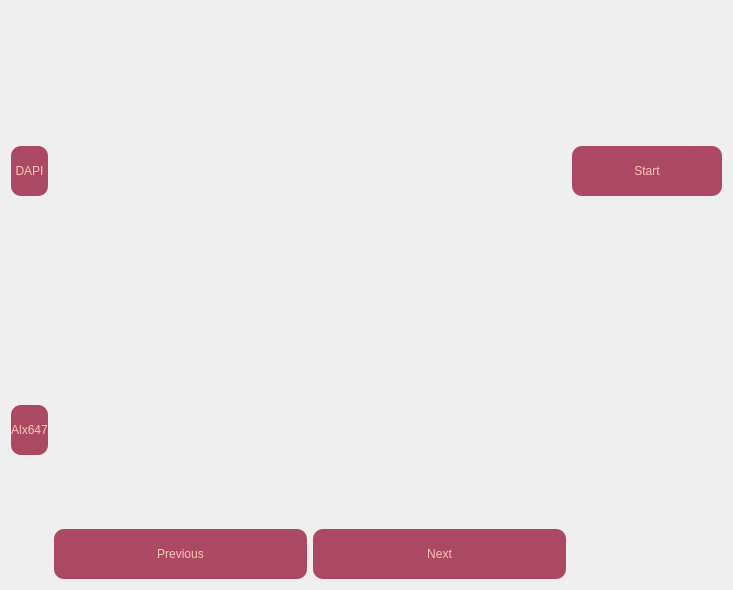
            <widget class="QWidget" name="PreProcessedPage">
             <property name="sizePolicy">
              <sizepolicy hsizetype="Expanding" vsizetype="Expanding">
               <horstretch>0</horstretch>
               <verstretch>0</verstretch>
              </sizepolicy>
             </property>
             <layout class="QGridLayout" name="gridLayout_3">
              <item row="0" column="0">
               <widget class="QPushButton" name="DAPIBttn">
                <property name="minimumSize">
                 <size>
                  <width>0</width>
                  <height>50</height>
                 </size>
                </property>
                <property name="styleSheet">
                 <string notr="true">QPushButton {
	color: rgb(250, 199, 178);
	border-radius: 10px;	
	background-color: rgb(171, 73, 101);
	border: 0px solid;
}
QPushButton:hover {
	background-color: rgb(213, 72, 89);
}</string>
                </property>
                <property name="text">
                 <string>DAPI</string>
                </property>
               </widget>
              </item>
              <item row="0" column="1" rowspan="2" colspan="2">
               <widget class="QLabel" name="PreProcessLabel">
                <property name="minimumSize">
                 <size>
                  <width>512</width>
                  <height>512</height>
                 </size>
                </property>
                <property name="maximumSize">
                 <size>
                  <width>16777215</width>
                  <height>16777215</height>
                 </size>
                </property>
                <property name="text">
                 <string/>
                </property>
               </widget>
              </item>
              <item row="0" column="3">
               <widget class="QPushButton" name="StartBttn">
                <property name="minimumSize">
                 <size>
                  <width>150</width>
                  <height>50</height>
                 </size>
                </property>
                <property name="styleSheet">
                 <string notr="true">QPushButton {
	color: rgb(250, 199, 178);
	border-radius: 10px;	
	background-color: rgb(171, 73, 101);
	border: 0px solid;
}
QPushButton:hover {
	background-color: rgb(213, 72, 89);
}</string>
                </property>
                <property name="text">
                 <string>Start</string>
                </property>
               </widget>
              </item>
              <item row="1" column="0">
               <widget class="QPushButton" name="AlxBttn">
                <property name="minimumSize">
                 <size>
                  <width>0</width>
                  <height>50</height>
                 </size>
                </property>
                <property name="styleSheet">
                 <string notr="true">QPushButton {
	color: rgb(250, 199, 178);
	border-radius: 10px;	
	background-color: rgb(171, 73, 101);
	border: 0px solid;
}
QPushButton:hover {
	background-color: rgb(213, 72, 89);
}</string>
                </property>
                <property name="text">
                 <string>Alx647</string>
                </property>
               </widget>
              </item>
              <item row="2" column="1">
               <widget class="QPushButton" name="PrevStepBttn">
                <property name="minimumSize">
                 <size>
                  <width>0</width>
                  <height>50</height>
                 </size>
                </property>
                <property name="styleSheet">
                 <string notr="true">QPushButton {
	color: rgb(250, 199, 178);
	border-radius: 10px;	
	background-color: rgb(171, 73, 101);
	border: 0px solid;
}
QPushButton:hover {
	background-color: rgb(213, 72, 89);
}</string>
                </property>
                <property name="text">
                 <string>Previous</string>
                </property>
               </widget>
              </item>
              <item row="2" column="2">
               <widget class="QPushButton" name="ForwStepBttn">
                <property name="minimumSize">
                 <size>
                  <width>0</width>
                  <height>50</height>
                 </size>
                </property>
                <property name="styleSheet">
                 <string notr="true">QPushButton {
	color: rgb(250, 199, 178);
	border-radius: 10px;	
	background-color: rgb(171, 73, 101);
	border: 0px solid;
}
QPushButton:hover {
	background-color: rgb(213, 72, 89);
}</string>
                </property>
                <property name="text">
                 <string>Next</string>
                </property>
               </widget>
              </item>
             </layout>
            </widget>
